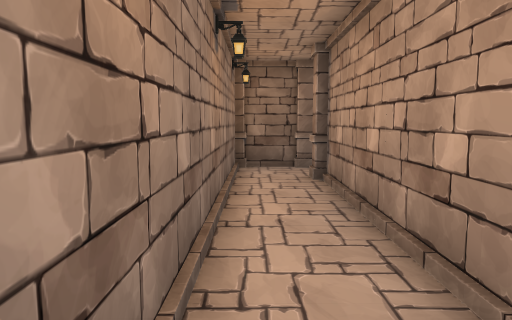
view 1 (above)

24 first-person views from a walk through a scene from a Unity 3-D project. The camera is 1.3 m above the floor, tilts 6° down and sees 70° across. The floor is counted in squares, 1 m on a side. Each view is taken from the middle of a square. On the plan, view 1 faces up. The plan holds only what a view shows up to about 15 squares ahead; the rest is blank. The player is left out. Some animated figures are not drawn. Door leaves are left out, so doorways stand open.

view 2
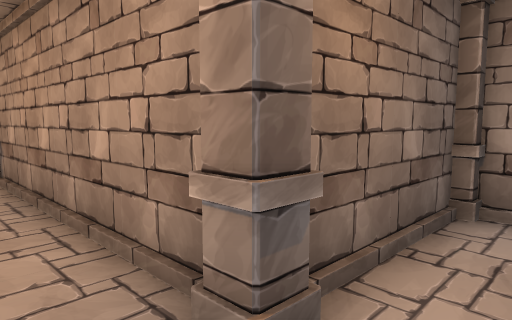

view 3
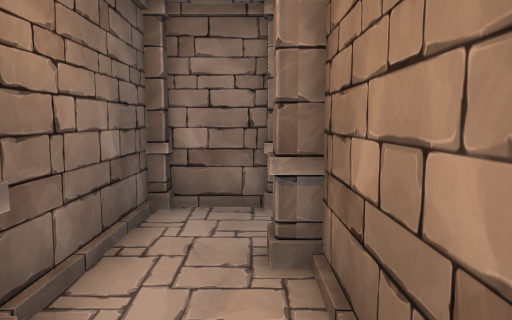

view 4
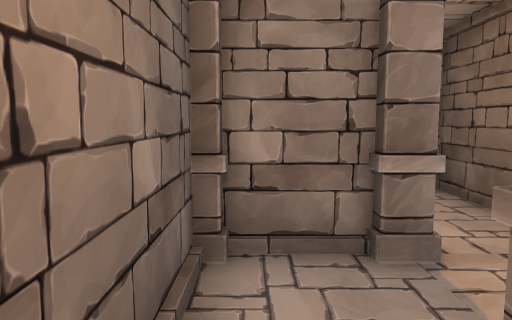

view 5
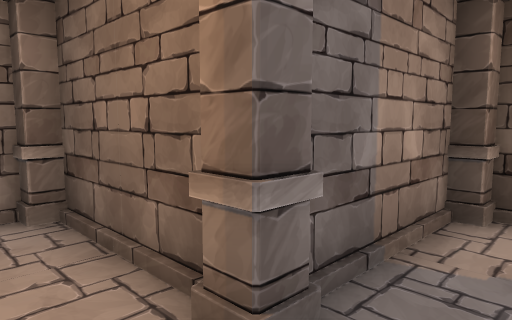

view 6
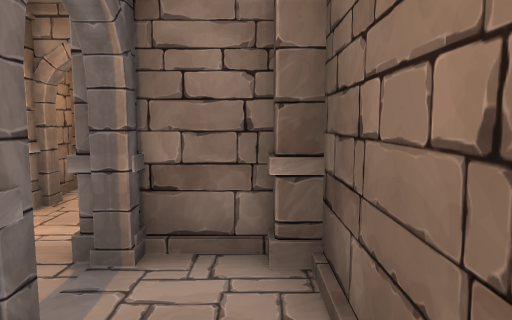

view 7
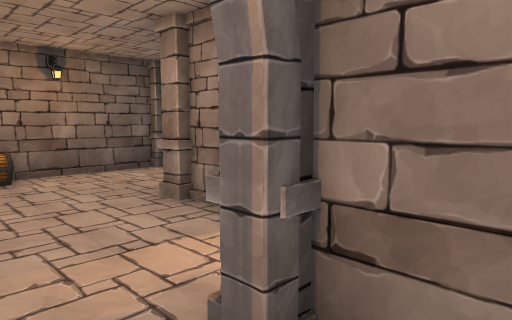

view 8
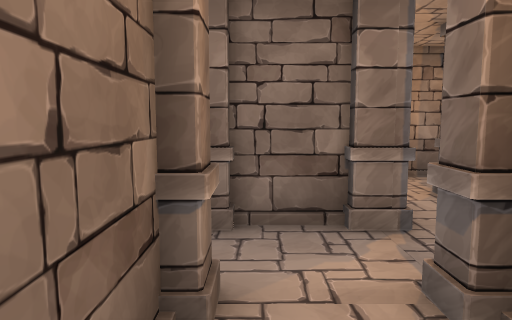

view 9
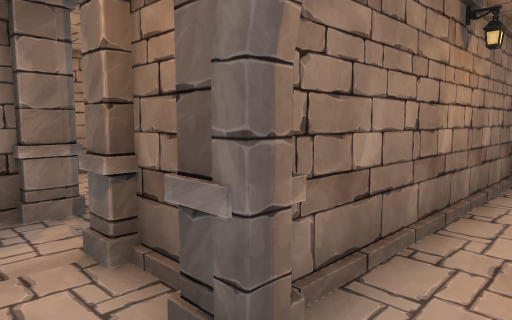

view 10
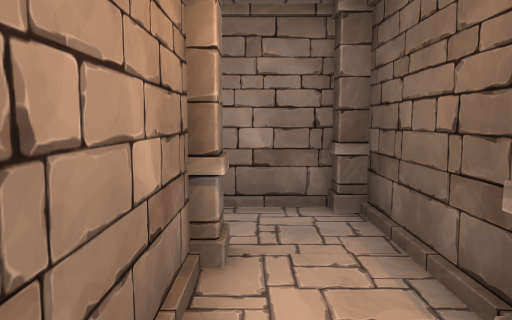

view 11
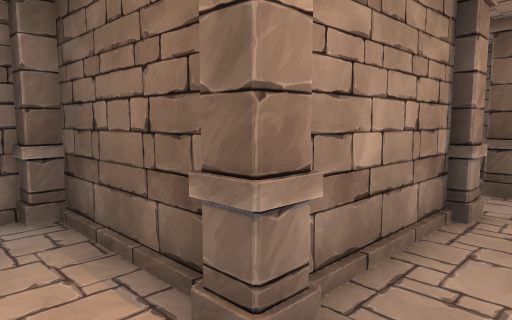

view 12
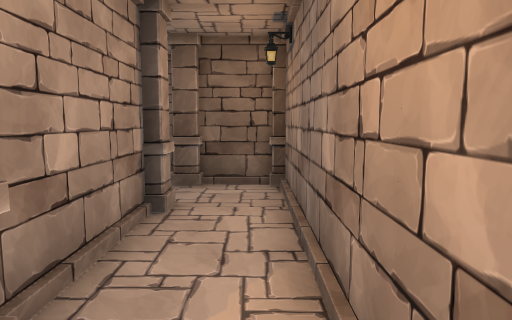

view 13
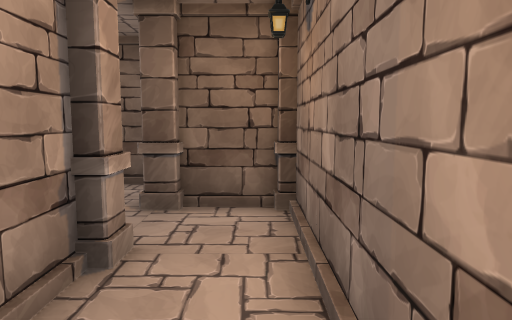

view 14
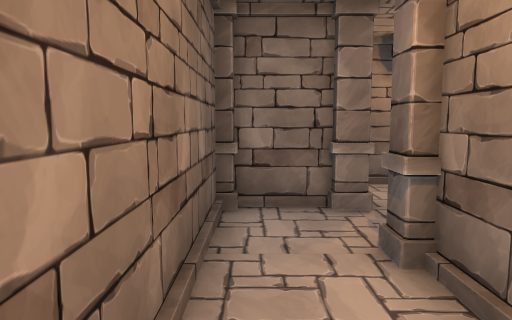

view 15
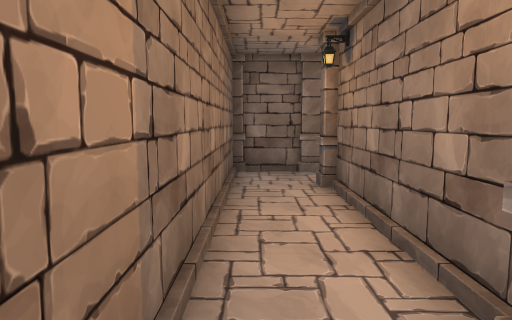

view 16
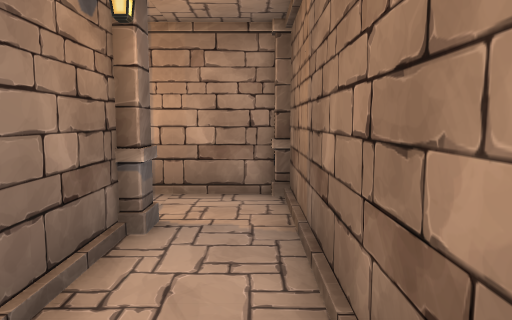

view 17
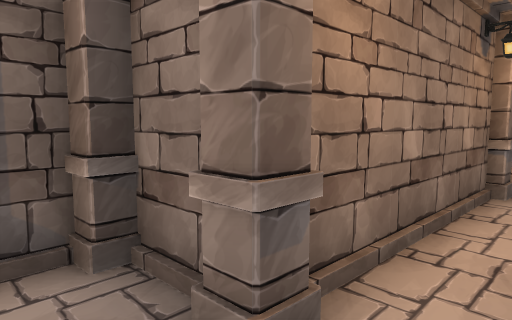

view 18
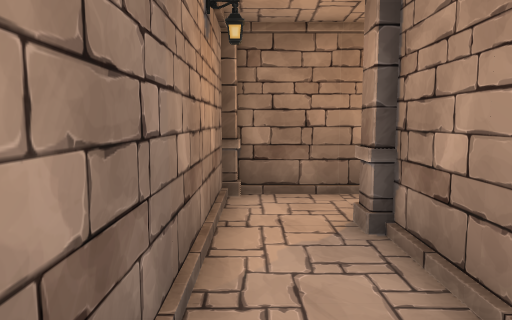

view 19
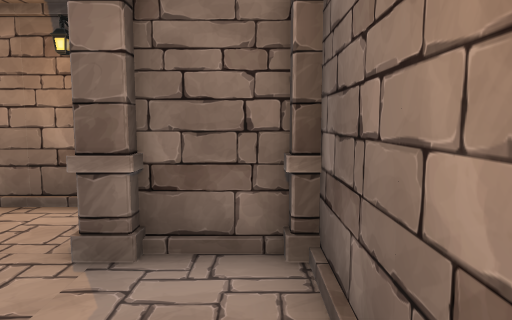

view 20
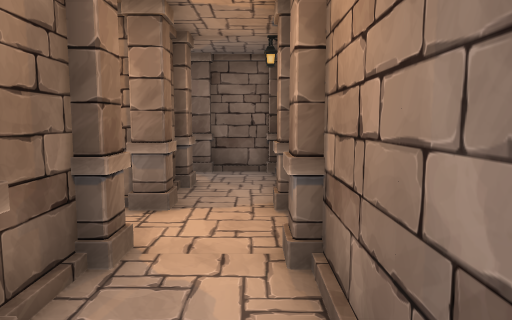

view 21
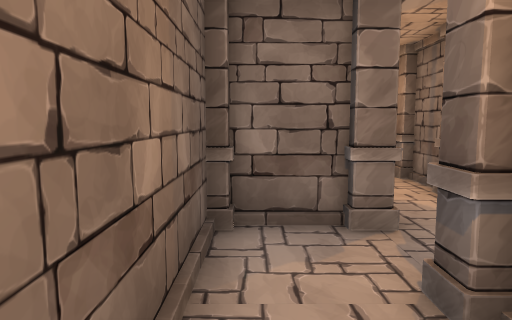

view 22
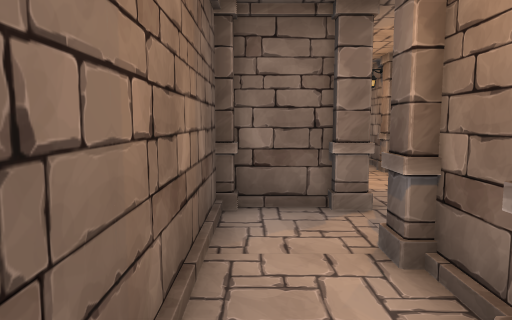

view 23
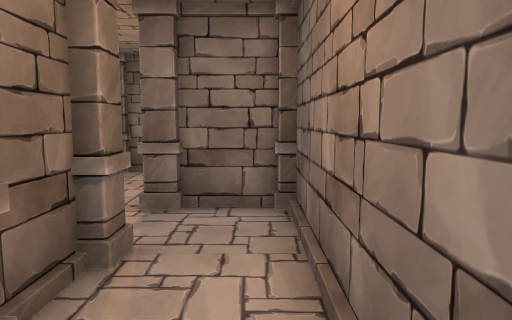

view 24
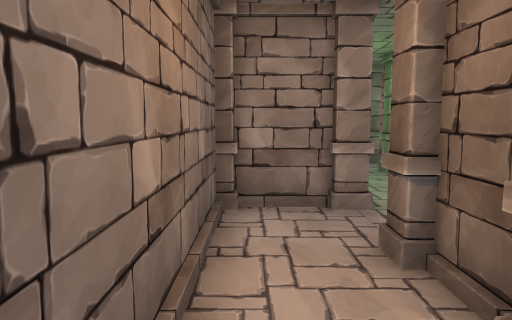

### Floor plan
Points are (right, up) in squares from view 1. A wall is a line through its corners. A room is listed if a view was taken in it or the views show most of it. See-through windows are left out.
Room 1 (views 1, 2, 3, 4, 5, 6, 7, 8, 9)
walls: (3.4, -2.5) (3.4, -3.4); (5.6, -0.6) (5.6, 0.6) (2.4, 0.6); (6.4, -3.6) (9.2, -3.6); (0.8, -1.6) (2.5, -1.6); (5.6, -5.6) (5.6, -4.4); (-0.6, 1.4) (-0.6, 0.2); (9.6, -3.2) (9.6, -2.5)
ways out: opening at (4.5, -5) to room 2; opening at (0.5, 2) to room 3; open door at (8.5, -2)
objects: pillar (2, 1); pillar (3, -6) to (4, -5); pillar (3, -4); pillar (3, -2); pillar (3, -1); pillar (6, -4); pillar (6, -1)
Room 2 (views 10, 11, 12, 13, 14, 15, 16, 17, 18)
walls: (3.2, -11.4) (2.5, -11.4); (3.6, -12.6) (3.6, -11.8); (1.6, -10.5) (1.6, -8.4); (1.4, -14.5) (1.4, -15.6) (11.6, -15.6) (11.6, -13); (2.4, -7.6) (5.2, -7.6); (5.6, -7.2) (5.6, -5.6); (9.2, -13.4) (4.4, -13.4); (3.2, -5.4) (-0.6, -5.4) (-0.6, -13.6) (0.5, -13.6)
ways out: opening at (4.5, -5) to room 1; opening at (10.5, -13)
objects: pillar (1, -14); pillar (2, -11); pillar (2, -8); pillar (4, -13); pillar (9, -14) to (10, -13)
Room 3 (view 19)
walls: (6.9, 12.6) (1.4, 12.6) (1.4, 10.6) (-0.6, 10.6) (-0.6, 1.4); (9.4, 9.5) (9.4, 8.4) (11.6, 8.4); (10.2, 12.6) (8.5, 12.6); (1.6, 1.4) (1.6, 7.5)
ways out: opening at (0.5, 2) to room 1; opening at (11.5, 10.5) to room 4
objects: pillar (1, 10) to (2, 11); pillar (2, 8); pillar (4, 10); pillar (5, 10); pillar (5, 13); pillar (8, 10); pillar (8, 13); pillar (9, 10)
Room 4 (views 20, 21, 22, 24)
walls: (11.6, 8.4) (14.2, 8.4); (18.6, 12.6) (13.4, 12.6) (13.4, 10.8)
ways out: opening at (11.5, 10.5) to room 3; opening at (19.5, 10.5) to room 5
objects: pillar (12, 11); pillar (13, 10) to (14, 11); pillar (16, 10); pillar (17, 10)
Room 5 (view 23)
walls: (19.6, 11.5) (19.6, 12.6) (18.6, 12.6)
ways out: opening at (19.5, 10.5) to room 4
objects: pillar (20, 11); pillar (23, 8); pillar (26, 8)

Positions as (right, up) in squares from view 1, and headings:
1: (0, 0), facing up
2: (0, -1), facing up-right
3: (0, -1), facing right
4: (2, 0), facing right
5: (4, -2), facing down-right
6: (6, -3), facing right
7: (8, -3), facing up-right
8: (8, -3), facing left
9: (9, -3), facing up-left
10: (0, -6), facing right
11: (0, -6), facing down-right
12: (0, -6), facing down
13: (0, -8), facing down
14: (7, -15), facing left
15: (11, -15), facing left
16: (5, -15), facing right
17: (2, -15), facing up-right
18: (0, -12), facing up
19: (5, 12), facing left
20: (11, 12), facing left
21: (14, 9), facing left
22: (15, 9), facing left
23: (19, 12), facing left
24: (14, 12), facing right
